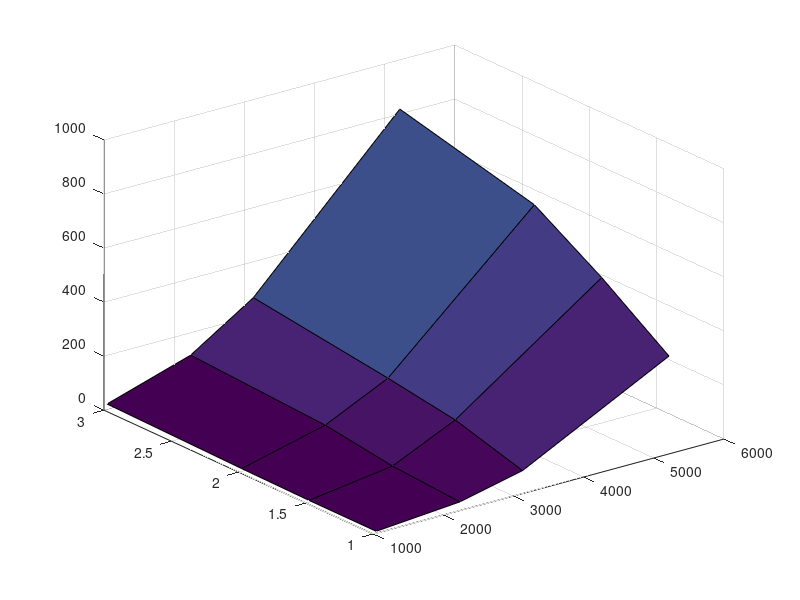

MATLAB code to generate this figure:
% per t=72
% x = [1043 2235 3129 5216];
% y = [1 1.5 2 3];
% z = [7 30 60 182; 7 33 74 307; 7 43 115 492; 9 81 204 668];
% 
% 
% surf(x,y,z)

% per t=120
% x = [1043 2235 3129 5216];
% y = [1 1.5 2 3];
% z = [7 30 71 234; 7 42 116 475; 8 68 181 624; 13 105 247 815];
% 
% surf(x,y,z)

% per t=168
x = [1043 2235 3129 5216];
y = [1 1.5 2 3];
z = [7 32 85 362; 7 50 158 538; 10 87 198 693; 20 117 267 818];


surf(x,y,z)